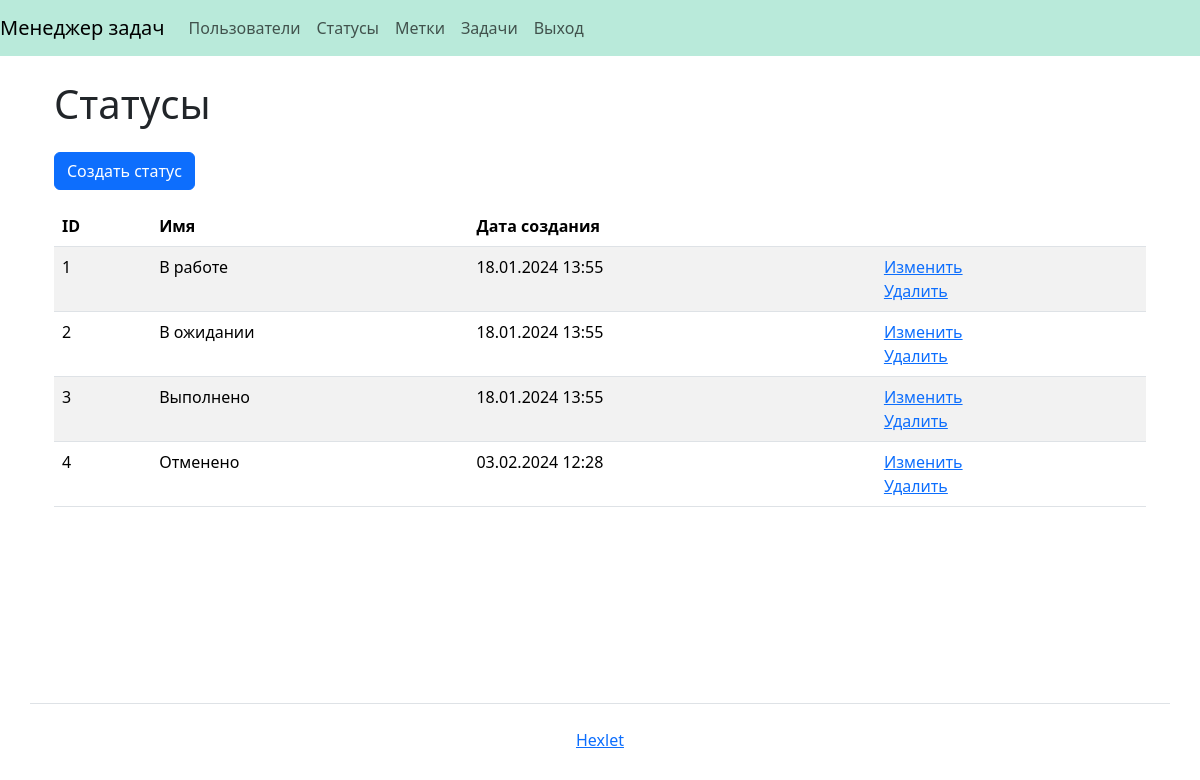
The page /statuses/ (signed in) on the database its author committed.
### task_manager/statuses/models.py (models this page shows, shortened)
class Status(models.Model):
    name = models.CharField(
        max_length=100,
        blank=False,
        unique=True,
        verbose_name=_('Name')
    )
    creation_date = models.DateTimeField(
        auto_now_add=True
    )

### task_manager/statuses/views.py (the view)
# urls.py: path('', StatusListView.as_view(), name='statuses'),
class StatusListView(BaseStatusView, ListView):
    model = Status
    template_name = 'statuses/status_list.html'
    context_object_name = 'statuses'

### task_manager/mixins.py (called while the page is built)
    def dispatch(self, request, *args, **kwargs):
        if not self.request.user.is_authenticated:
            messages.error(self.request, self.permission_denied_message)
            return redirect(self.login_url)
        return super().dispatch(request, *args, **kwargs)

### task_manager/templates/statuses/status_list.html
{% extends 'base.html' %}
{% load django_bootstrap5 %}
{% load i18n %}
{% block content %}
<div class="container wrapper flex-grow-1">
    <h1 class="my-4">{% translate 'Statuses' %}</h1>
    <a class="btn btn-primary mb-3" href="{% url 'status_create' %}">{% trans 'Create status' %}</a>
    <table class="table table-striped">
        <thead>
          <tr>
            <th>{% translate 'ID' %}</th>
            <th>{% translate 'Name' %}</th>
            <th>{% translate 'Creation date' %}</th>
            <th></th>
          </tr>
        </thead>
        <tbody>
        {% for status in statuses %}
          <tr>
            <td>{{ status.id }}</td>
            <td>{{ status.name }}</td>
            <td>{{ status.creation_date|date:"d.m.Y H:i" }}</td>
            <td>
              <a href="{% url 'status_update' pk=status.pk %}">{% translate 'Update' %}</a>
              <br>
              <a href="{% url 'status_delete' pk=status.pk %}">{% translate 'Delete' %}</a>
            </td>
          </tr>
        {% endfor %}
        </tbody>
    </table>
</div>
{% endblock %}

### rows shown on the page
Status: id "1", name "В работе", creation_date "18.01.2024 13:55"
Status: id "2", name "В ожидании", creation_date "18.01.2024 13:55"
Status: id "3", name "Выполнено", creation_date "18.01.2024 13:55"
Status: id "4", name "Отменено", creation_date "03.02.2024 12:28"
